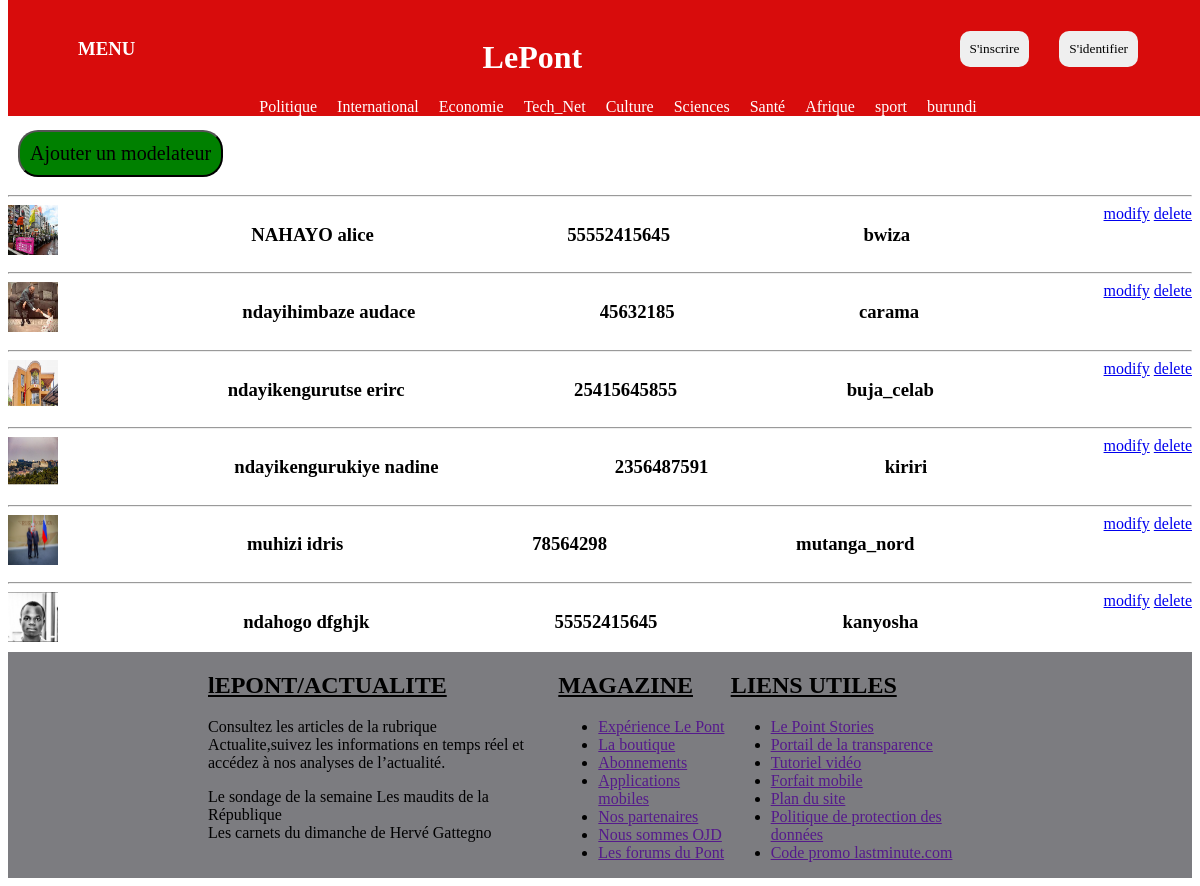
The page /manage_users.php on the database its author committed.
### tables this page shows
CREATE TABLE `type_actualite` (
  `id_type_actu` int(11) NOT NULL,
  `type_actualite` varchar(255) NOT NULL
);

CREATE TABLE `users` (
  `id_user` int(11) NOT NULL,
  `nom` varchar(30) NOT NULL,
  `prenom` varchar(30) NOT NULL,
  `email` varchar(100) NOT NULL,
  `password` varchar(255) NOT NULL,
  `telephone` varchar(20) NOT NULL,
  `adresse` varchar(255) NOT NULL,
  `photo_name` varchar(100) NOT NULL,
  `photo_url` varchar(100) NOT NULL,
  `type_user` int(11) NOT NULL DEFAULT 1
);

### manage_users.php (the view, shortened to what this page needs)
<!DOCTYPE html>
<html>
<head>
	<link rel="stylesheet" type="text/css" href="css/manage.css">
	<link rel="stylesheet" type="text/css" href="css/menu.css">
		<link rel="stylesheet" type="text/css" href="css/footer.css">
</head>
<body>
	<?php
	require"coupures/db.php";
	require"coupures/menu.php";
?>
<a href="addModelateur.php"><input class="addmodelateur" type="submit" name="addmodelateur" value="Ajouter un modelateur"> </a>
<?php
	$find_users_query=$pdo->prepare("SELECT * FROM `users` where type_user=2");
	$find_users_query->execute();
	while($found_user=$find_users_query->fetch()){
		?>
		<hr>
		<div class="userinfo">
			<div>
				<img src="<?php echo $found_user['photo_url']?>">
			</div>
			<div>
				<h3><?php echo $found_user['nom']." ".$found_user['prenom']?></h3>
			</div>
			<div>
				<h3><?php echo $found_user['telephone']?></h3>
			</div>
			<div>
				<h3><?php echo $found_user['adresse']?></h3>
			</div>
			<div class="function">
				<a href="Modifier_modelateur.php?modelateur=<?php echo $found_user['id_user']?>">modify</a>
				<a href="delete_modelateur.php?modelateur=<?php echo $found_user['id_user']?>">delete</a>
			</div>
		</div>
		<?php } ?>
	<?php
	require"coupures/footer.php";
	?>
</body>
</html>

### coupures/menu.php (shortened to what this page needs)
<div class="menu">
	<div class="menu_entete">
		<div class="menu_text">
			<h3>MENU</h3>
		</div>
		<div class="menu_logo">
			<a href="index.php"><h1>LePont</h1></a>
		</div>
		<div class="menu_boutons">
			<?php
			if(isset($_SESSION['id_user'])) {
				$useri=$_SESSION['id_user'];
				$useri_query=$pdo->prepare("SELECT * FROM `users` where id_user=?");
				$useri_query->execute(array($useri));
				$user_i=$useri_query->fetch();
				if ($_SESSION['id_type_user']==2) { ?>
					<a href="publication.php"><input type="submit" value ="publier"name ="publish_btn"></a>
					<?php
				}else if($_SESSION['id_type_user']==3){
					?>
					<a href="publication.php"><input type="submit" value ="publier"name ="publish_btn"></a>
					<form method="POST">
						<input type="submit" name="manage_btn" value="Gerer">
					</form>
				<?php }?>
				<form method="POST">
					<input type="submit" name="deconnect_btn" value="Deconnexion">
				</form>
				<a href="profile.php">
					<img src="<?php echo $user_i['photo_url']  ?>" alt="p">
					<label><?php echo $user_i['nom'] ." ". $user_i['prenom'] ?></label>
				</a>
			<?php } else { ?>
				<a href="signup.php"><input type="submit" value ="S'inscrire"name ="signup_btn"></a>
				<a href="login.php"><input type="submit" value ="S'identifier"name ="login_btn"></a>
			<?php } ?>
		</div>
	</div>
	<div class="menu_liste">
		<?php
		$selectquery=$pdo->prepare("SELECT * FROM `type_actualite`");
		$selectquery->execute();
		while ($findtype=$selectquery->fetch()){ ?>
			<a href="index.php?info=<?php echo $findtype ['type_actualite'] ?>"><?php echo $findtype ['type_actualite'] ?></a>
		<?php } ?>
	</div>
</div>

### css/manage.css (style rules this page uses)
* { font-family:'Arial Narrow'; }
.userinfo { display: flex; justify-content: space-between; }
.userinfo img { height: 50px; width: 50px; }
.addmodelateur { padding: 10px; margin: 10px; background: green; font-size: 20px; border-radius: 20px; }

### css/menu.css (style rules this page uses)
.menu { background: rgb(216, 12, 12); color: white; position: fixed; width: 100%; top: 0; }
.menu a { text-decoration: none; color: white; margin-left:20px ; }
.menu_entete { display: flex; align-items: center; justify-content: center; justify-content: space-between; margin-left: 70px; margin-right:70px ; }
.menu_entete input[type='submit'] { padding: 10px; border: none; border-radius: 10px; margin-left: 10px; }
.menu_boutons { display:flex; flex-direction: row; }
.menu_text { float: left; }
.menu_liste { display: flex; align-items: center; justify-content: center; }
body { margin-top: 120px; }

### css/footer.css (style rules this page uses)
* { font-family:'Arial Narrow'; }

### rows shown on the page
type_actualite: type_actualite "Politique"
type_actualite: type_actualite "International"
type_actualite: type_actualite "Economie"
type_actualite: type_actualite "Tech_Net"
type_actualite: type_actualite "Culture"
type_actualite: type_actualite "Sciences"
type_actualite: type_actualite "Santé"
type_actualite: type_actualite "Afrique"
type_actualite: type_actualite "sport"
type_actualite: type_actualite "burundi"
users: photo_url (picture), nom "NAHAYO", prenom "alice", telephone "55552415645", adresse "bwiza"
users: photo_url (picture), nom "ndayihimbaze", prenom "audace", telephone "45632185", adresse "carama"
users: photo_url (picture), nom "ndayikengurutse", prenom "erirc", telephone "25415645855", adresse "buja_celab"
users: photo_url (picture), nom "ndayikengurukiye", prenom "nadine", telephone "2356487591", adresse "kiriri"
users: photo_url (picture), nom "muhizi", prenom "idris", telephone "78564298", adresse "mutanga_nord"
users: photo_url (picture), nom "ndahogo", prenom "dfghjk", telephone "55552415645", adresse "kanyosha"
